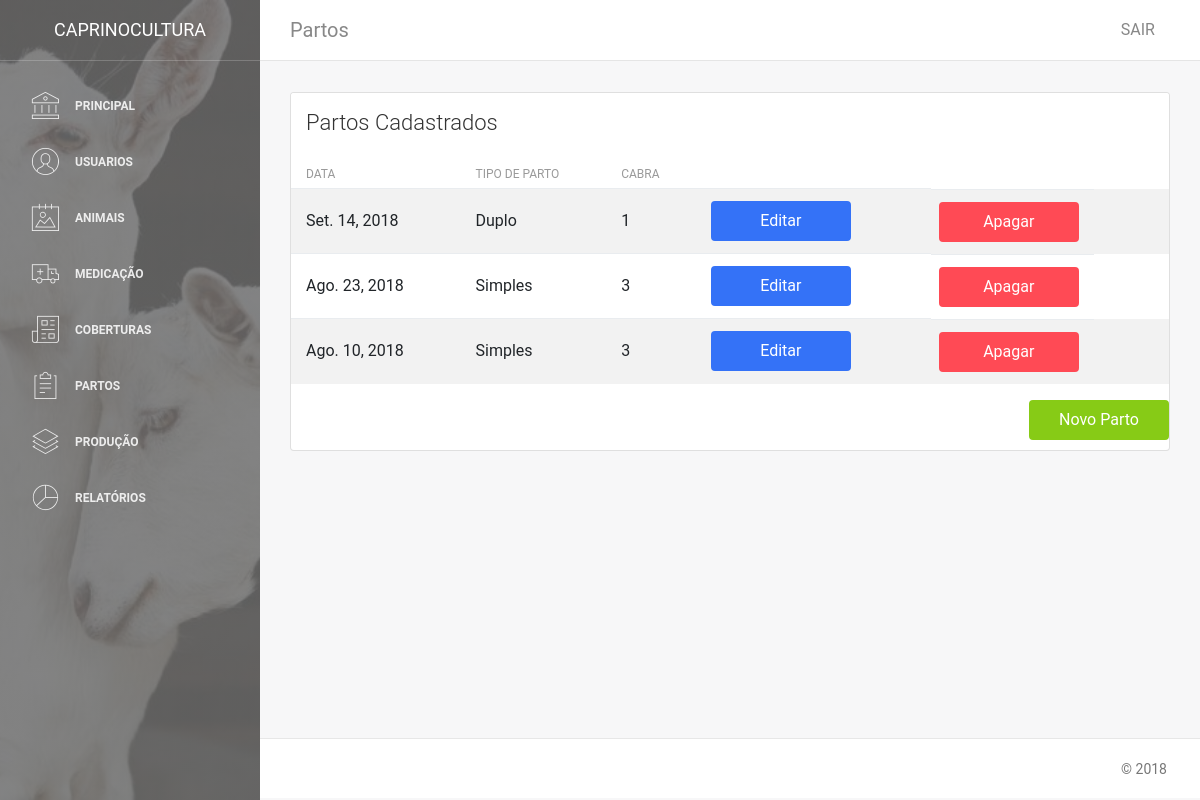
Page /animais/mostra_partos/31 (signed in) on the committed database.
### caprino/animais/models.py (models this page shows)
class Parto(models.Model):
    data_parto = models.DateField(verbose_name='Data')
    parto = models.ForeignKey(TipoParto, verbose_name="Tipo Parto", related_name="Parto", on_delete=models.SET_NULL, null=True)
    vivos_parto = models.IntegerField(verbose_name='Vivos', blank=True, null=True)
    observacao_parto = models.TextField(verbose_name='Observação', blank=True)
    id_cobertura = models.ForeignKey(Cobertura, verbose_name="Cobertura", on_delete=models.SET_NULL, null=True)
    id_cabra = models.ForeignKey(Animal, verbose_name="Animal", on_delete=models.SET_NULL, null=True)
    class Meta:
        verbose_name = 'Parto'

### caprino/animais/views.py (the view)
# urls.py: path('mostra_partos/<int:pk>', views.MostraParto, name='Mostra_Parto'),
@login_required
def MostraParto(request, pk):
    parto = Parto.objects.raw("select * from animais_parto"+
                                " inner join animais_animal on animais_parto.id_cabra_id = animais_animal.id"+
                                " inner join animais_tipoparto on animais_tipoparto.id = animais_parto.parto_id"+
                                " where animais_parto.id_cobertura_id="+str(pk)+
                                " order by animais_parto.id desc;")
    paginator = Paginator(parto, 30)
    page = request.GET.get('page')
    try:
        parto = paginator.page(page)
    except PageNotAnInteger:
        parto = paginator.page(1)
    except EmptyPage:
        parto = paginator.page(paginator.num_pages)
    return render(request, 'parto/mostraParto.html', {'parto': parto, 'id_cobertura': pk})

### templates/parto/mostraParto.html (shortened to what this page needs)
{% extends 'base.html' %}
{% block conteudo %}
<nav class="navbar navbar-expand-lg " color-on-scroll="500">
    <div class=" container-fluid  ">
        <a class="navbar-brand" href="#pablo">Partos </a>
        <div class="collapse navbar-collapse justify-content-end" id="navigation">
            <ul class="nav navbar-nav mr-auto">
                <li class="nav-item">
                    <a href="#" class="nav-link" data-toggle="dropdown">
                    </a>
                </li>
            </ul>
            <ul class="navbar-nav ml-auto">
                <li class="nav-item">
                    <a class="nav-link" href="{% url 'caprino.contas:Sair' %}">
                        <span class="no-icon">SAIR</span>
                    </a>
                </li>
            </ul>
        </div>
    </div>
</nav>
<div class="content">
    <div class="container-fluid">
        <div class="row">
            <div class="col-md-12">
            </div>
        </div>
    </div>
    <div class="container-fluid">
        <div class="row">
            <div class="col-md-12">
                <div class="card strpied-tabled-with-hover">
                    <div class="card-header ">
                        <h4 class="card-title">Partos Cadastrados</h4>
                    </div>
                    <div class="card-body table-full-width table-responsive">
                        <table class="table table-hover table-striped">
                            <thead>
                                <tr>
                                    <th>Data</th>
                                    <th>Tipo de Parto</th>
                                    <th>Cabra</th>
                                </tr>
                            </thead>
                            <tbody>
                                {% for p in parto %}
                                <tr>
                                    <td>{{ p.data_parto }}</td>
                                    <td>{{ p.tipo_parto }}</td>
                                    <td>{{ p.brincos_animal }}</td>
                                    <td><a class="btn btn-primary btn-fill btn-wd" href="{% url 'caprino.animais:Atualiza_Parto' id_parto=p.id id_cob=id_cobertura %}" title="Editar">Editar</a></td>
                                    <td><a class="btn btn-danger btn-fill btn-wd" href="{% url 'caprino.animais:Delete_Parto' p.id %}" title="Apagar">Apagar</a></td>
                                </tr>
                                {% endfor %}
                            </tbody>
                        </table>
                        <a style="float:right;" class="btn btn-success btn-fill btn-wd" href="{% url 'caprino.animais:Novo_Parto' id_cobertura %}" role="button">Novo Parto</a>
                    </div>
                </div>
            </div>
        </div>
    </div>
</div>
{% endblock %}

### rows in the picture
Parto: data_parto "Set. 14, 2018", tipo_parto "Duplo", brincos_animal "1"
Parto: data_parto "Ago. 23, 2018", tipo_parto "Simples", brincos_animal "3"
Parto: data_parto "Ago. 10, 2018", tipo_parto "Simples", brincos_animal "3"
